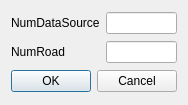
<?xml version="1.0" encoding="UTF-8"?>
<ui version="4.0">
 <class>DatabaseRoadInfoDialog</class>
 <widget class="QDialog" name="DatabaseRoadInfoDialog">
  <property name="geometry">
   <rect>
    <x>0</x>
    <y>0</y>
    <width>184</width>
    <height>105</height>
   </rect>
  </property>
  <property name="windowTitle">
   <string>Dialog</string>
  </property>
  <layout class="QGridLayout" name="gridLayout">
   <item row="0" column="0">
    <widget class="QLabel" name="label">
     <property name="text">
      <string>NumDataSource</string>
     </property>
    </widget>
   </item>
   <item row="0" column="1">
    <widget class="QLineEdit" name="edtNumDataSource"/>
   </item>
   <item row="1" column="0">
    <widget class="QLabel" name="label_2">
     <property name="text">
      <string>NumRoad</string>
     </property>
    </widget>
   </item>
   <item row="1" column="1">
    <widget class="QLineEdit" name="edtNumRoad"/>
   </item>
   <item row="2" column="0" colspan="2">
    <widget class="QDialogButtonBox" name="buttonBox">
     <property name="orientation">
      <enum>Qt::Horizontal</enum>
     </property>
     <property name="standardButtons">
      <set>QDialogButtonBox::Cancel|QDialogButtonBox::Ok</set>
     </property>
    </widget>
   </item>
  </layout>
 </widget>
 <resources/>
 <connections>
  <connection>
   <sender>buttonBox</sender>
   <signal>accepted()</signal>
   <receiver>DatabaseRoadInfoDialog</receiver>
   <slot>accept()</slot>
   <hints>
    <hint type="sourcelabel">
     <x>248</x>
     <y>254</y>
    </hint>
    <hint type="destinationlabel">
     <x>157</x>
     <y>274</y>
    </hint>
   </hints>
  </connection>
  <connection>
   <sender>buttonBox</sender>
   <signal>rejected()</signal>
   <receiver>DatabaseRoadInfoDialog</receiver>
   <slot>reject()</slot>
   <hints>
    <hint type="sourcelabel">
     <x>316</x>
     <y>260</y>
    </hint>
    <hint type="destinationlabel">
     <x>286</x>
     <y>274</y>
    </hint>
   </hints>
  </connection>
 </connections>
</ui>
